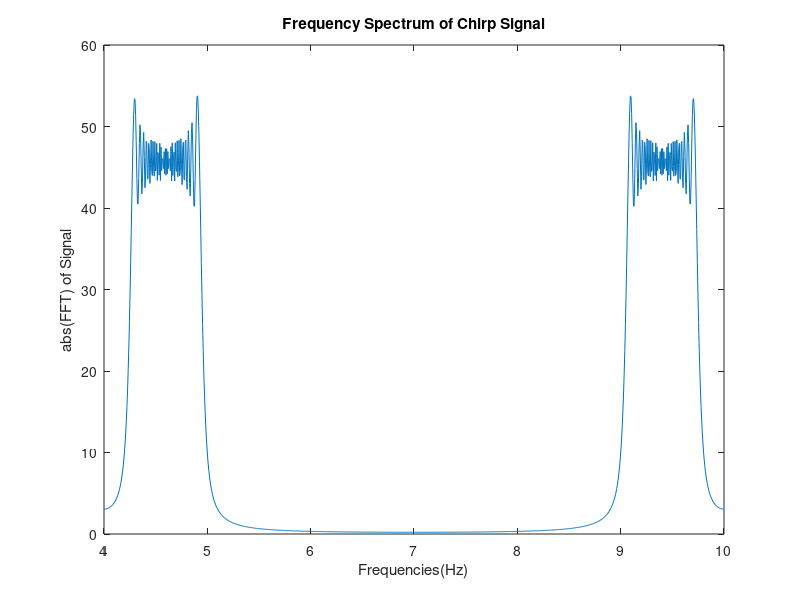

Recreate this plot in MATLAB. (Note: this script raises an error after producing the figure.)
%Defining the Chirp Signal
%1.1
Fs=100;  %Sampling Rate
t=0:1/Fs:10-1/Fs;  %Defining Time Period
F=(0.6).*t+4;      %Time varying Frquency

x=sin(2*pi.*F.*t);   %Chirp Signal
plot(t,x)
xlabel('Time (s)');
ylabel('Chirp Signal');
title('Signal vs Time');
%%
%1.2
%FFT of the Chirp Signal
N=1000;   %No. of Samples
DFT=fft(x,N);   %FFT of the Signal
frequencies =F;  %Frequencies
plot(frequencies,abs(DFT))
xlabel('Frequencies(Hz)');
ylabel('abs(FFT) of Signal');
title('Frequency Spectrum of Chirp Signal');
%%
%Q1.3

overlap = 10;     % Overlap size in samples
nfft = 1000;       % Number of FFT points

[S, F, T] = spectrogram(x,hamming(100), overlap,200,100);
figure;
imagesc(T, F, 20*log10(abs(S))); % Convert to dB for better visualization
axis xy; % Flip the y-axis to have lower frequencies at the bottom
xlabel('Time (s)');
ylabel('Frequency (Hz)');
title('Spectrogram of Chirp Signal');
colorbar;
colormap('jet'); % You can choose a different colormap if desired
%%
%2.1
[y, Fs]=audioread('instru1.wav');

[S, F, T] = spectrogram(y,hamming(10000), 1000,500,Fs);
figure;
imagesc(T, F, 20*log10(abs(S))); % Convert to dB for better visualization
axis xy; % Flip the y-axis to have lower frequencies at the bottom
xlabel('Time (s)');
ylabel('Frequency (Hz)');
title('Spectrogram of Instrument');
colorbar;
colormap('jet'); % You can choose a different colormap if desired



%%
% Load the .wav file using audioread
filename = 'instru1.wav';
[audio, sampleRate] = audioread(filename);

% Perform FFT on the audio data
n = length(audio); % Length of the audio data
frequencies = (0:n-1)*(sampleRate/n); % Frequency values corresponding to FFT bins
audio_fft = fft(audio); % Compute FFT

% Calculate the magnitude of the FFT and convert to dB scale
magnitude = 20*log10(abs(audio_fft));

% Plot the magnitude versus frequency
plot(frequencies, magnitude);
xlabel('Frequency (Hz)');
ylabel('Magnitude (dB)');
title('Magnitude vs. Frequency of Instrument Wave');
grid on;

% Find the index of the peak magnitude in the DFT
[~, peakIndex] = max(abs(audio_fft));

% Calculate the corresponding frequency value (in Hz)
fundamental_frequency = frequencies(peakIndex);

disp(['Fundamental Frequency: ', num2str(fundamental_frequency), ' Hz']);



%%
%2.2

[z, Fs]=audioread('Opera (2).wav');

[S, F, T] = spectrogram(z,hamming(22000), 11000,512,Fs);
figure;
imagesc(T, F, 20*log10(abs(S))); % Convert to dB for better visualization
axis xy; % Flip the y-axis to have lower frequencies at the bottom
xlabel('Time (s)');
ylabel('Frequency (Hz)');
title('Spectrogram of Opera wav');
colorbar ;
colormap('jet'); % You can choose a different colormap if desired
%%
% Load the .wav file using audioread
filename = 'Name1.mp4';
[audio, sampleRate] = audioread(filename);
[S, F, T] = spectrogram(audio,hamming(22000), 11000,512,Fs);
figure;
imagesc(T, F, 20*log10(abs(S))); % Convert to dB for better visualization
axis xy; % Flip the y-axis to have lower frequencies at the bottom
xlabel('Time (s)');
ylabel('Frequency (Hz)');
title('Spectrogram of Name(Shreelakshmi)');
colorbar ;
colormap('jet'); % You can choose a different colormap if desired